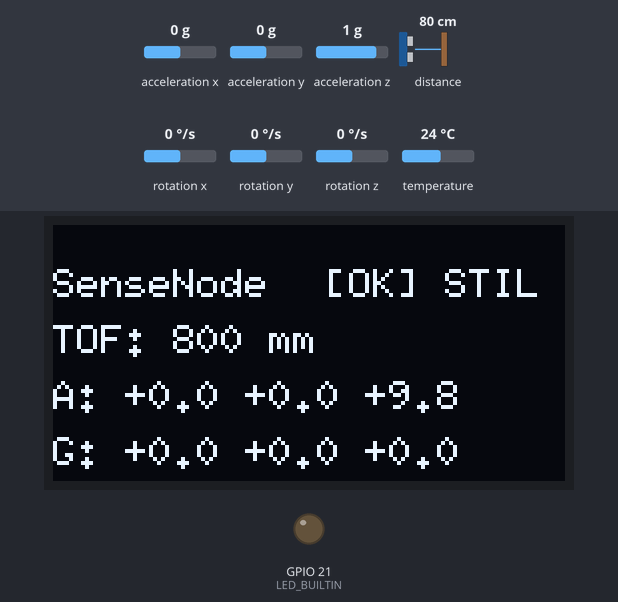
Recording of a program running on a simulated Seeed XIAO ESP32-S3. Parts: 128×64 one-colour display, output pins drawn as LEDs (lit = HIGH). Inputs (shaded band) come from the test bench; at power-on: distance to the obstacle 80 cm, acceleration x 0 g, rotation x 0 °/s, acceleration y 0 g, acceleration z 1 g, rotation y 0 °/s, rotation z 0 °/s, temperature 24 °C. What the program prints to the serial monitor is not drawn.

Above: at 2.3 s.
2.4 s: distance to the obstacle set to 250 cm
At 3.6 s:
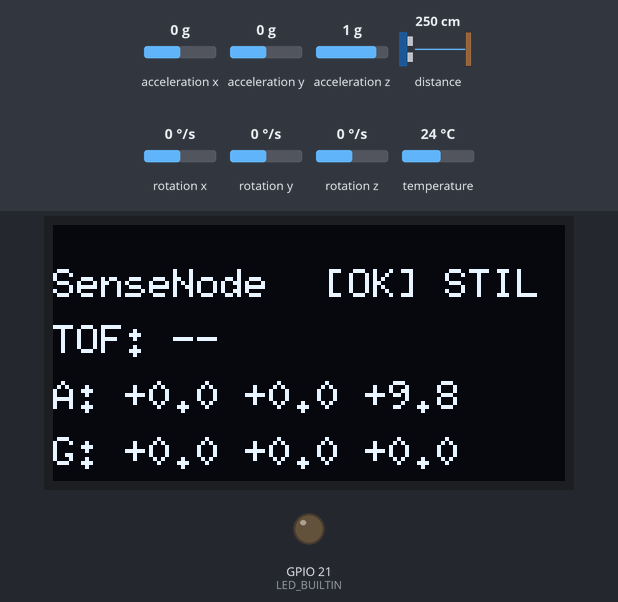
3.9 s: acceleration x set to -1.4 g
At 3.96 s:
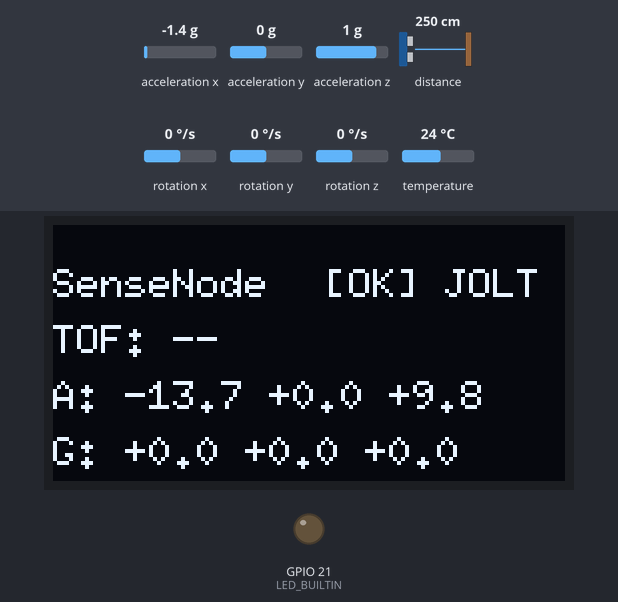
5.5 s: rotation x set to -192 °/s
At 5.57 s:
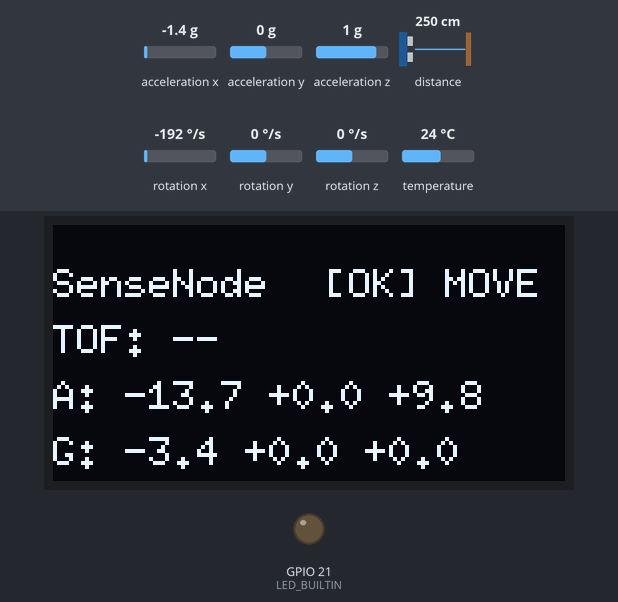
7.1 s: acceleration y set to -1.4 g
At 7.5 s:
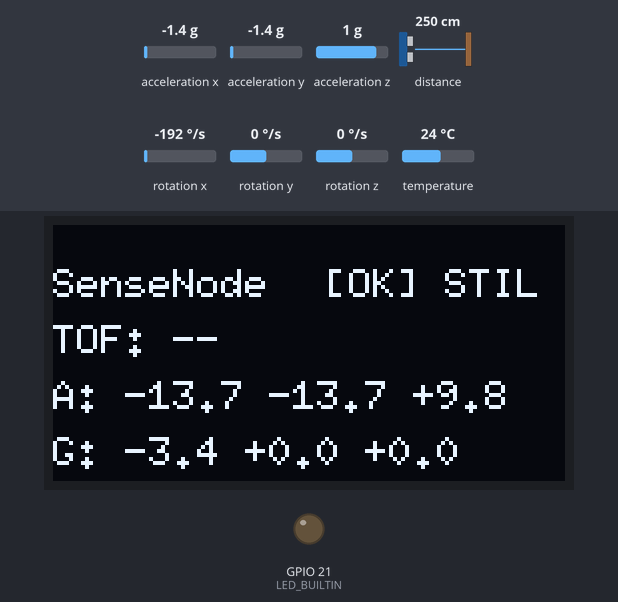
8.7 s: acceleration z set to -1.4 g
At 9.4 s:
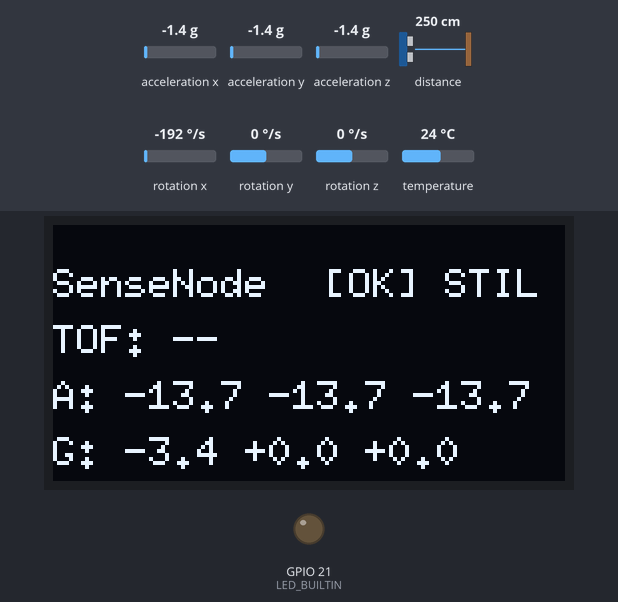
10.2 s: rotation y set to -192 °/s
At 11.1 s:
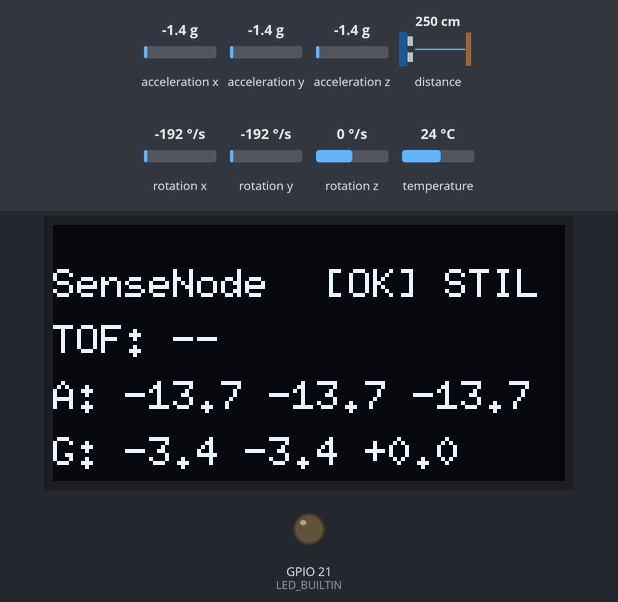
Timing chart, 0 to 12.8 s (numbered marks = the images above; inputs shaded):
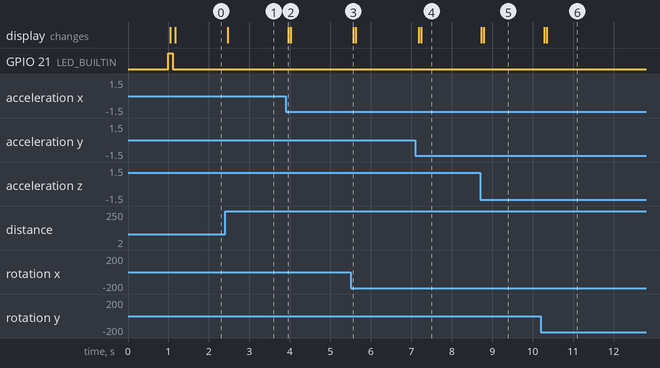

The program:

main.cpp
```cpp
#include <Arduino.h>
#include <Wire.h>

#include <Adafruit_MPU6050.h>
#include <Adafruit_Sensor.h>
#include <Adafruit_VL53L0X.h>
#include <U8g2lib.h>

namespace
{
  constexpr uint8_t kSdaPin = 5;
  constexpr uint8_t kSclPin = 6;
  constexpr uint32_t kSerialBaudRate = 115200;
  constexpr unsigned long kDisplayIntervalMs = 33;
  constexpr unsigned long kSerialIntervalMs = 1000;
  constexpr unsigned long kLedBlinkIntervalMs = 500;

  constexpr uint8_t kOledAddressPrimary = 0x3C;
  constexpr uint8_t kOledAddressSecondary = 0x3D;
  constexpr uint8_t kTofAddress = 0x29;
  constexpr uint8_t kMpuAddressPrimary = 0x68;
  constexpr uint8_t kMpuAddressSecondary = 0x69;

  U8G2_SSD1306_128X64_NONAME_F_HW_I2C display(U8G2_R0, U8X8_PIN_NONE);
  Adafruit_VL53L0X tof;
  Adafruit_MPU6050 mpu;

  struct SensorFrame
  {
    bool tofValid = false;
    uint16_t tofMm = 0;
    bool imuValid = false;
    sensors_event_t accel{};
    sensors_event_t gyro{};
    sensors_event_t temp{};
  };

  bool gDisplayReady = false;
  bool gTofReady = false;
  bool gMpuReady = false;
  bool gSystemHealthy = false;
  bool gLedState = false;
  unsigned long gLastLedToggleMs = 0;
  unsigned long gLastDisplayMs = 0;
  unsigned long gLastSerialMs = 0;
  SensorFrame gLatestFrame{};
  SensorFrame gPreviousFrame{};

  bool i2cResponds(uint8_t address)
  {
    Wire.beginTransmission(address);
    return Wire.endTransmission() == 0;
  }

  void printAddress(uint8_t address)
  {
    if (address < 0x10)
    {
      Serial.print("0x0");
    }
    else
    {
      Serial.print("0x");
    }
    Serial.print(address, HEX);
  }

  void printDeviceStatus(const char *name, bool online)
  {
    Serial.print(name);
    Serial.print(": ");
    Serial.println(online ? "online" : "offline");
  }

  void setUserLed(bool on)
  {
#ifdef LED_BUILTIN
    digitalWrite(LED_BUILTIN, on ? LOW : HIGH);
#else
    (void)on;
#endif
  }

  void updateUserLed()
  {
    if (gSystemHealthy)
    {
      setUserLed(true);
      return;
    }

    const unsigned long now = millis();
    if (now - gLastLedToggleMs >= kLedBlinkIntervalMs)
    {
      gLastLedToggleMs = now;
      gLedState = !gLedState;
      setUserLed(gLedState);
    }
  }

  bool detectOledAddress(uint8_t &address)
  {
    if (i2cResponds(kOledAddressPrimary))
    {
      address = kOledAddressPrimary;
      return true;
    }

    if (i2cResponds(kOledAddressSecondary))
    {
      address = kOledAddressSecondary;
      return true;
    }

    return false;
  }

  bool initDisplay(uint8_t address)
  {
    display.setI2CAddress(static_cast<uint8_t>(address << 1));
    display.begin();
    display.setFont(u8g2_font_6x10_tr);
    display.setFontPosTop();
    return true;
  }

  bool initTof()
  {
    return tof.begin();
  }

  bool initMpu()
  {
    return mpu.begin();
  }

  bool readTof(uint16_t &distanceMm)
  {
    VL53L0X_RangingMeasurementData_t measure;
    tof.rangingTest(&measure, false);

    if (measure.RangeStatus == 4)
    {
      return false;
    }

    distanceMm = measure.RangeMilliMeter;
    return true;
  }

  bool readMpu(sensors_event_t &accel, sensors_event_t &gyro, sensors_event_t &temp)
  {
    mpu.getEvent(&accel, &gyro, &temp);
    return true;
  }

  float absf(float value)
  {
    return value < 0.0f ? -value : value;
  }

  float squared(float value)
  {
    return value * value;
  }

  void copyFrame(SensorFrame &dst, const SensorFrame &src)
  {
    dst = src;
  }

  const char *getImuMotionLabel(const SensorFrame &current, const SensorFrame &previous)
  {
    if (!current.imuValid || !previous.imuValid)
    {
      return "---";
    }

    const float accelDelta = sqrtf(
        squared(current.accel.acceleration.x - previous.accel.acceleration.x) +
        squared(current.accel.acceleration.y - previous.accel.acceleration.y) +
        squared(current.accel.acceleration.z - previous.accel.acceleration.z));

    const float gyroDelta = sqrtf(
        squared(current.gyro.gyro.x - previous.gyro.gyro.x) +
        squared(current.gyro.gyro.y - previous.gyro.gyro.y) +
        squared(current.gyro.gyro.z - previous.gyro.gyro.z));

    const float motionScore = accelDelta + gyroDelta * 0.35f;

    if (motionScore < 0.12f)
    {
      return "STIL";
    }

    if (motionScore < 0.45f)
    {
      return "LOW";
    }

    if (motionScore < 1.2f)
    {
      return "MOVE";
    }

    return "JOLT";
  }

  void renderDisplay(const SensorFrame &frame)
  {
    char line[32];
    const char *systemLabel = gSystemHealthy ? "[OK]" : "[ERR]";
    const char *motionLabel = getImuMotionLabel(frame, gPreviousFrame);

    display.clearBuffer();
    display.setFont(u8g2_font_6x10_tr);
    display.drawStr(0, 10, "SenseNode");
    display.drawStr(68, 10, systemLabel);
    display.drawStr(98, 10, motionLabel);

    if (frame.tofValid)
    {
      snprintf(line, sizeof(line), "TOF: %u mm", frame.tofMm);
    }
    else
    {
      snprintf(line, sizeof(line), "TOF: --");
    }
    display.drawStr(0, 24, line);

    if (frame.imuValid)
    {
      snprintf(line, sizeof(line), "A: %+.1f %+.1f %+.1f", frame.accel.acceleration.x,
               frame.accel.acceleration.y, frame.accel.acceleration.z);
    }
    else
    {
      snprintf(line, sizeof(line), "A: --");
    }
    display.drawStr(0, 38, line);

    if (frame.imuValid)
    {
      snprintf(line, sizeof(line), "G: %+.1f %+.1f %+.1f", frame.gyro.gyro.x, frame.gyro.gyro.y,
               frame.gyro.gyro.z);
    }
    else
    {
      snprintf(line, sizeof(line), "G: --");
    }
    display.drawStr(0, 52, line);

    display.sendBuffer();
  }

  void printFrameToSerial(const SensorFrame &frame)
  {
    Serial.println();

    if (frame.tofValid)
    {
      Serial.print("TOF: ");
      Serial.print(static_cast<float>(frame.tofMm), 5);
      Serial.println(" mm");
    }
    else
    {
      Serial.println("TOF: --");
    }

    if (frame.imuValid)
    {
      Serial.print("A: ");
      Serial.print(frame.accel.acceleration.x, 5);
      Serial.print(", ");
      Serial.print(frame.accel.acceleration.y, 5);
      Serial.print(", ");
      Serial.println(frame.accel.acceleration.z, 5);

      Serial.print("G: ");
      Serial.print(frame.gyro.gyro.x, 5);
      Serial.print(", ");
      Serial.print(frame.gyro.gyro.y, 5);
      Serial.print(", ");
      Serial.println(frame.gyro.gyro.z, 5);
    }
    else
    {
      Serial.println("IMU: --");
    }
  }
} // namespace

void setup()
{
  Serial.begin(kSerialBaudRate);
  delay(1000);

#ifdef LED_BUILTIN
  pinMode(LED_BUILTIN, OUTPUT);
  setUserLed(false);
#endif

  Wire.begin(kSdaPin, kSclPin);
  Wire.setClock(100000);

  Serial.println();
  Serial.println("XIAO ESP32S3 I2C sensor monitor");
  Serial.print("SDA = GPIO");
  Serial.println(kSdaPin);
  Serial.print("SCL = GPIO");
  Serial.println(kSclPin);

  const bool tofPresent = i2cResponds(kTofAddress);
  const bool mpuPresent68 = i2cResponds(kMpuAddressPrimary);
  const bool mpuPresent69 = i2cResponds(kMpuAddressSecondary);
  uint8_t oledAddress = 0;
  const bool oledPresent = detectOledAddress(oledAddress);
  const bool mpuOnline = mpuPresent68 || mpuPresent69;

  Serial.println("Startup I2C check:");
  printDeviceStatus("OLED (0x3C/0x3D)", oledPresent);
  printDeviceStatus("VL53L0X (0x29)", tofPresent);
  printDeviceStatus("MPU6050 (0x68/0x69)", mpuOnline);

  gSystemHealthy = oledPresent && tofPresent && mpuOnline;

  if (oledPresent)
  {
    Serial.print("OLED address: ");
    printAddress(oledAddress);
    Serial.println();
    gDisplayReady = initDisplay(oledAddress);
    if (!gDisplayReady)
    {
      Serial.println("OLED init failed, keeping serial output.");
    }
  }
  else
  {
    Serial.println("OLED not found, skipping display init.");
  }

  if (tofPresent)
  {
    gTofReady = initTof();
    if (!gTofReady)
    {
      Serial.println("VL53L0X init failed.");
    }
  }
  else
  {
    Serial.println("VL53L0X not found, skipping ranging init.");
  }

  if (mpuOnline)
  {
    if (mpuPresent69 && !mpuPresent68)
    {
      Serial.println("MPU6050 detected at 0x69. This sketch initializes the default address.");
      Serial.println("If init fails, connect AD0 to GND for 0x68.");
    }
    gMpuReady = initMpu();
    if (!gMpuReady)
    {
      Serial.println("MPU6050 init failed.");
    }
  }
  else
  {
    Serial.println("MPU6050 not found, skipping IMU init.");
  }

  gLastDisplayMs = millis();
  gLastSerialMs = millis();
  gLatestFrame.tofValid = gTofReady && readTof(gLatestFrame.tofMm);
  gLatestFrame.imuValid = gMpuReady && readMpu(gLatestFrame.accel, gLatestFrame.gyro, gLatestFrame.temp);
  if (gDisplayReady)
  {
    renderDisplay(gLatestFrame);
  }
  printFrameToSerial(gLatestFrame);

  if (gSystemHealthy)
  {
    Serial.println("User LED: steady on");
    setUserLed(true);
  }
  else
  {
    Serial.println("User LED: blinking");
    gLastLedToggleMs = millis();
    gLedState = false;
    setUserLed(false);
  }
}

void loop()
{
  updateUserLed();

  const unsigned long now = millis();

  if (now - gLastDisplayMs >= kDisplayIntervalMs)
  {
    gLastDisplayMs = now;
    copyFrame(gPreviousFrame, gLatestFrame);
    gLatestFrame.tofValid = gTofReady && readTof(gLatestFrame.tofMm);
    gLatestFrame.imuValid = gMpuReady && readMpu(gLatestFrame.accel, gLatestFrame.gyro, gLatestFrame.temp);

    if (gDisplayReady)
    {
      renderDisplay(gLatestFrame);
    }
  }

  if (now - gLastSerialMs >= kSerialIntervalMs)
  {
    gLastSerialMs = now;
    printFrameToSerial(gLatestFrame);
  }

  delay(1);
}
```

Measured:
- after the input at 2.4 s, the display: changes after 0.07 s (image 1)
- after the input at 3.9 s, the display: changes after 0.06 s (image 2)
- after the input at 5.5 s, the display: changes after 0.07 s (image 3)
- after the input at 7.1 s, the display: first changes after 0.08 s (image 4 shows a later state)
- after the input at 8.7 s, the display: first changes at once (image 5 shows a later state)
- after the input at 10.2 s, the display: first changes after 0.08 s (image 6 shows a later state)
